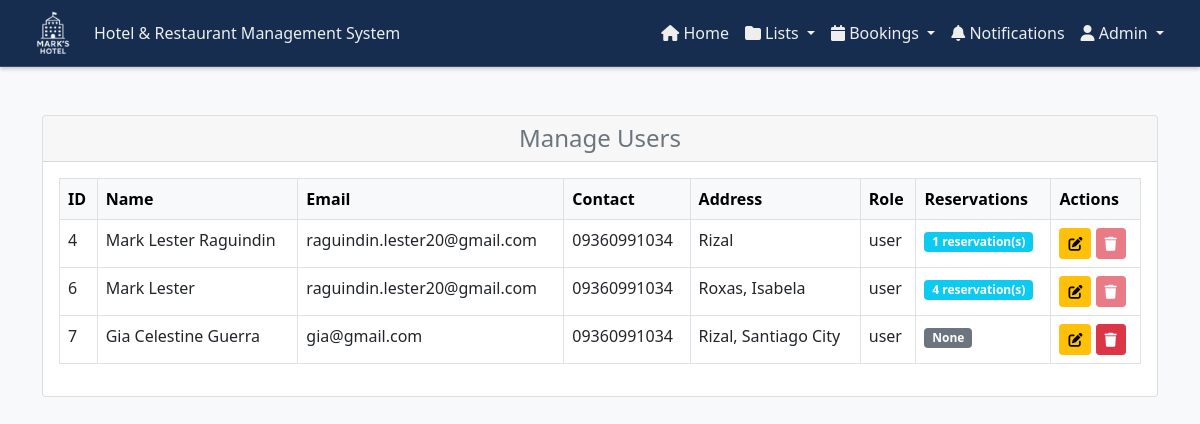
The app's page /admin/manageUsers.php (signed in), older data.
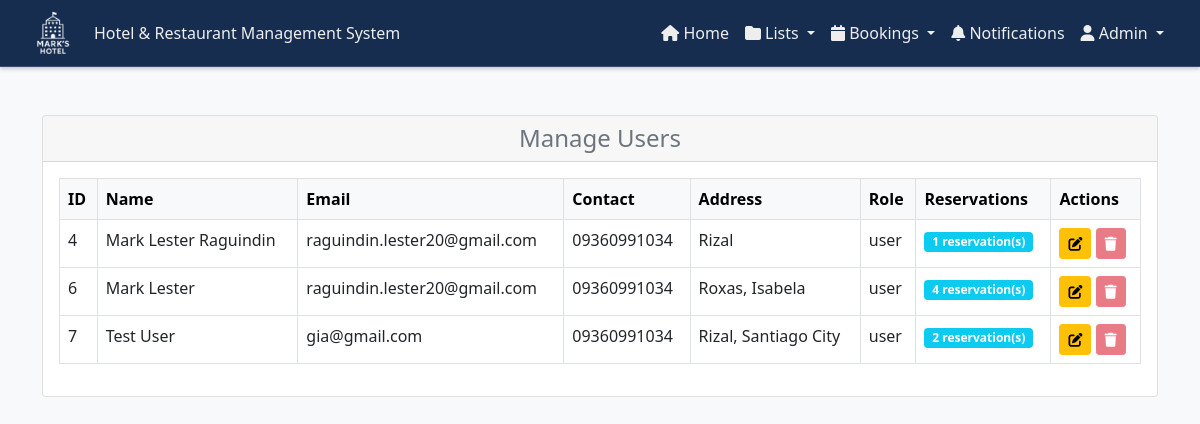
The same page, newer data.
### tables this page shows
CREATE TABLE `users` (
  `user_id` int(11) NOT NULL,
  `name` varchar(255) NOT NULL,
  `address` varchar(50) NOT NULL,
  `email` varchar(50) NOT NULL,
  `password` varchar(50) NOT NULL,
  `role` varchar(20) DEFAULT NULL,
  `phone` tinytext DEFAULT NULL
);

### admin/manageUsers.php (the view, shortened to what the changed rows need)
<?php
include '../components/config.php';
$query = "SELECT u.user_id, u.name, u.address, u.email, u.role, u.phone,
         (SELECT COUNT(*) FROM table_reservations r WHERE r.user_id = u.user_id) as reservation_count
         FROM users u WHERE u.role = 'user'";
$result = mysqli_query($con, $query);
$users = [];
while($row = mysqli_fetch_assoc($result)) {
    $users[] = $row;
}
?>
<!DOCTYPE html>
<html lang="en">
<head>
    <link href="https://cdn.jsdelivr.net/npm/bootstrap@5.0.2/dist/css/bootstrap.min.css" rel="stylesheet">
    <link rel="stylesheet" href="../css/customAdminHeader.css">
    <link rel="stylesheet" href="https://cdnjs.cloudflare.com/ajax/libs/font-awesome/6.7.2/css/all.min.css">
    <link rel="stylesheet" href="../css/notifications.css">
    <link rel="stylesheet" href="../css/darkTheme.css">
</head>
<body>
    <div class="container mt-5">
        <div class="row">
            <div class="col-12">
                <div class="card">
                    <div class="card-body">
                        <?php if(count($users) > 0): ?>
                            <div class="table-responsive">
                                <table class="table table-bordered table-hover">
                                    <thead class="table-light">
                                        <tr>
                                            <th>ID</th>
                                            <th>Name</th>
                                            <th>Email</th>
                                            <th>Contact</th>
                                            <th>Address</th>
                                            <th>Role</th>
                                            <th>Reservations</th>
                                            <th>Actions</th>
                                        </tr>
                                    </thead>
                                    <tbody>
                                        <?php foreach($users as $user): ?>
                                            <tr>
                                                <td><?php echo htmlspecialchars($user['user_id']); ?></td>
                                                <td><?php echo htmlspecialchars($user['name']); ?></td>
                                                <td><?php echo htmlspecialchars($user['email']); ?></td>
                                                <td><?php echo htmlspecialchars($user['phone']); ?></td>
                                                <td><?php echo htmlspecialchars($user['address']); ?></td>
                                                <td><?php echo htmlspecialchars($user['role']); ?></td>
                                                <td>
                                                    <?php if($user['reservation_count'] > 0): ?>
                                                        <span class="badge bg-info"><?= $user['reservation_count'] ?> reservation(s)</span>
                                                    <?php else: ?>
                                                        <span class="badge bg-secondary">None</span>
                                                    <?php endif; ?>
                                                </td>
                                                <td>
                                                    <a href="<?= $_SERVER['PHP_SELF'] ?>?action=edit&id=<?= $user['user_id'] ?>" class="btn btn-sm btn-warning">
                                                        <i class="fas fa-edit"></i>
                                                    </a>
                                                    <?php if($user['reservation_count'] == 0): ?>
                                                        <a href="<?= $_SERVER['PHP_SELF'] ?>?action=delete&id=<?= $user['user_id'] ?>" class="btn btn-sm btn-danger" onclick="return confirm('Are you sure you want to delete this user?')">
                                                            <i class="fas fa-trash"></i>
                                                        </a>
                                                    <?php else: ?>
                                                        <button class="btn btn-sm btn-danger" disabled title="Cannot delete: User has active reservations">
                                                            <i class="fas fa-trash"></i>
                                                        </button>
                                                    <?php endif; ?>
                                                </td>
                                            </tr>
                                        <?php endforeach; ?>
                                    </tbody>
                                </table>
                            </div>
                        <?php else: ?>
                            <div class="alert alert-info">No users found.</div>
                        <?php endif; ?>
                    </div>
                </div>
            </div>
        </div>
    </div>
</body>
</html>

Row changes from the older to the newer data that the page shows:
changed users "gia@gmail.com": name "Gia Celestine Guerra" → "Test User"; reservation_count (not shown) → "2"; text "None" → "reservation(s)"
